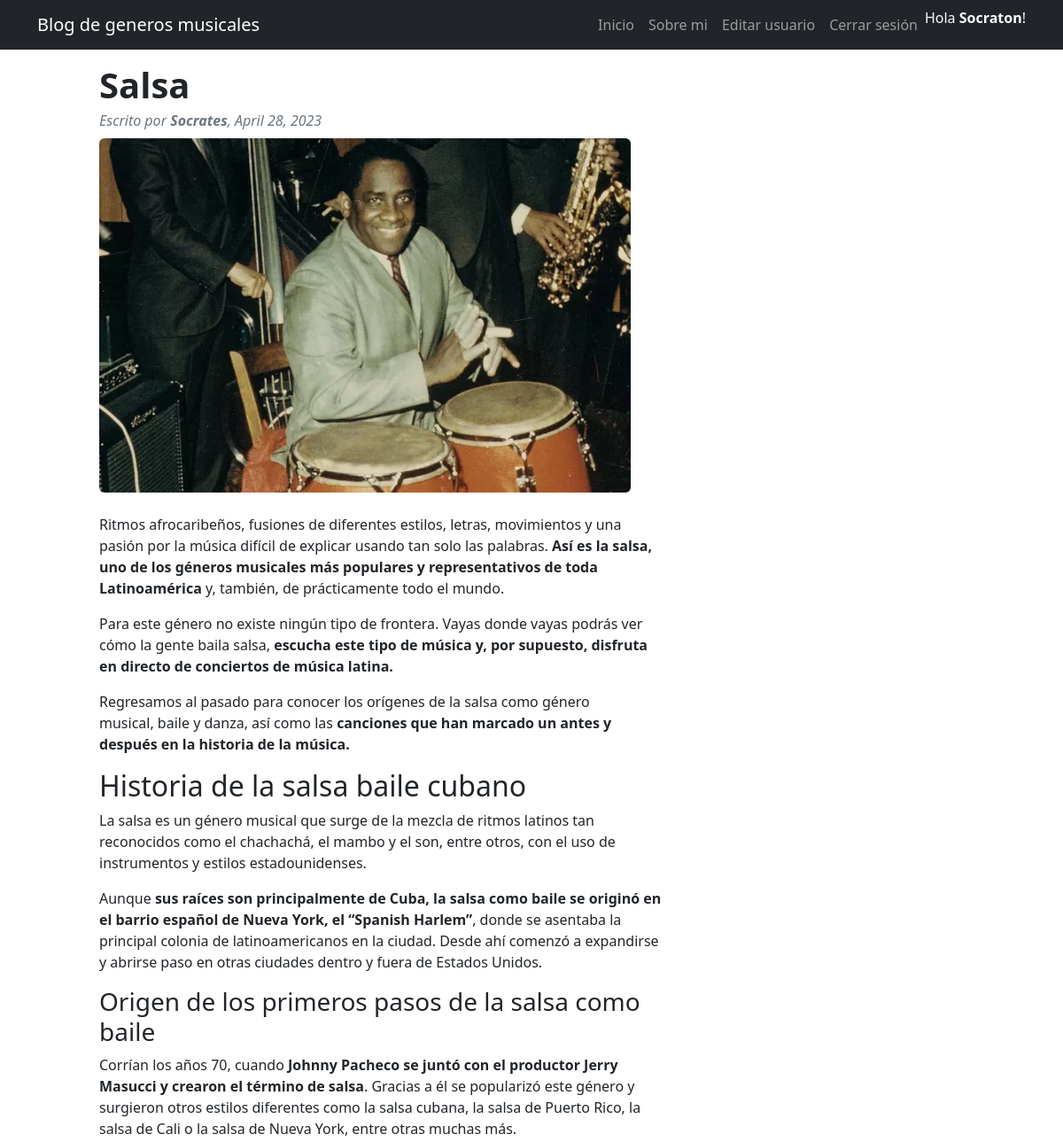
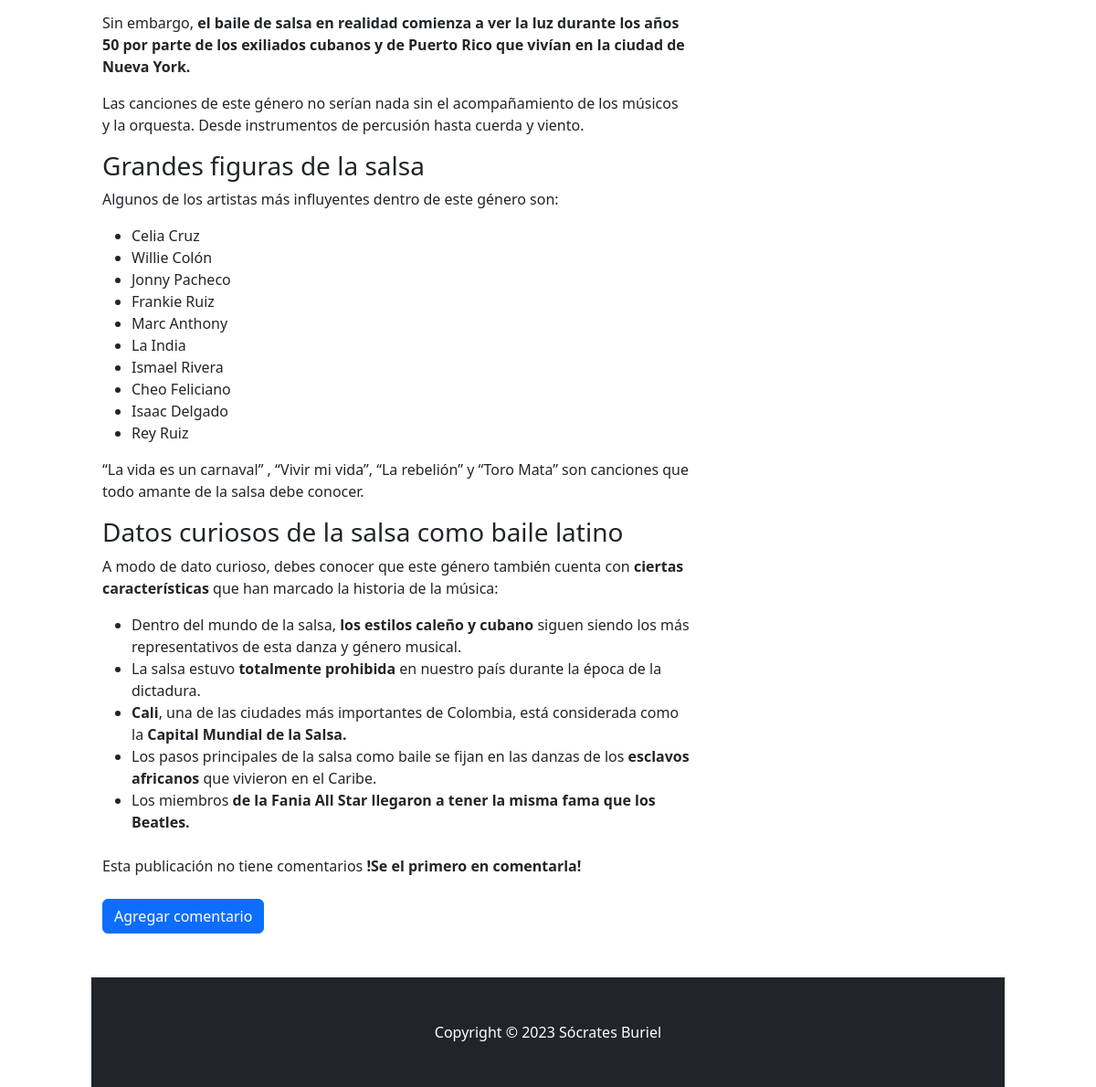
Screenshot of /AppBlog/detalle_post/39/ (signed in) with the database file from the repository (2 pictures, top to bottom).
### AppBlog/models.py (models this page shows, shortened)
class Post(models.Model):
    autor = models.ForeignKey(
        User, on_delete=models.CASCADE, null=True, blank=True)
    genero = models.CharField('Genero', max_length=90, blank=False, null=False)
    descripcion = models.CharField(
        'Descripcion', max_length=100, blank=False, null=False)
    contenido = RichTextField()
    imagen = models.ImageField(
        null=True, blank=True, upload_to="imagen_genero")
    fecha = models.DateField(
        'Fecha de Creación', auto_now=False, auto_now_add=True)
    class Meta:
        ordering = ['autor', '-fecha']
        verbose_name = 'Post'
        verbose_name_plural = 'Posts'

### AppBlog/views.py (the view)
# urls.py: path('detalle_post/<int:pk>/', detalle_genero.as_view(), name='detalle_genero'),
class detalle_genero(LoginRequiredMixin, DetailView):
    model = Post
    context_object_name = 'post'
    template_name = 'AppBlog/detalle_genero.html'

### AppBlog/templates/AppBlog/detalle_genero.html (shortened to what this page needs)
{% extends 'AppBlog/pagina_genero.html' %}
{% load static %}
{% block titulo_principal %}
{{ post.genero }}
{% endblock %}
{% block autor_fecha %}
Escrito por <strong>{{ post.autor }}</strong>, {{ post.fecha }}
{% endblock %}
{% block imagen_principal %}
{{ post.imagen.url }}
{% endblock %}
{% block contenido %}
{{ post.contenido | safe}}
{% endblock %}

### AppBlog/templates/AppBlog/pagina_genero.html (shortened to what this page needs)
<!DOCTYPE html>
<html lang="en">
<head>
    {% load static %}
    <link href="{% static 'AppBlog/css/styles.css' %}" rel="stylesheet" />
</head>
<body>
    <nav class="navbar navbar-expand-sm bg-dark navbar-dark py-2 fixed-top">
        <div class="container">
            <a class="navbar-brand" href="{% url 'inicio' %}">Blog de generos musicales</a>
            <div class="collapse navbar-collapse" id="navbarSupportedContent">
                <ul class="navbar-nav ms-auto mb-2 mb-lg-0">
                    <li class="nav-item"><a class="nav-link" href={% url 'inicio' %}>Inicio</a></li>
                    {% if user.is_authenticated %}
                    <li class="nav-item"><a class="nav-link" href="{% url 'sobre_mi' %}">Sobre mi</a></li>
                    <li class="nav-item"><a class="nav-link" href="{% url 'editar_perfil' %}">Editar usuario</a></li>
                    <li class="nav-item"><a class="nav-link" href="{% url 'logout' %}">Cerrar sesión</a></li>
                    <li class="nav-item">
                        <span class="text-light"> Hola <strong>{{user.username}}</strong>!</span>
                    </li>
                    {% else %}
                    <li class="nav-item"><a class="nav-link" href="{% url 'registro' %}">Registrarse</a></li>
                    <li class="nav-item"><a class="nav-link active" aria-current="page" href="{% url 'login' %}">Iniciar
                            sesion</a></li>
                    {% endif %}
                </ul>
            </div>
        </div>
    </nav>
    <br>
    <div class="container mt-5">
        <div class="row">
            <div class="col-lg-8">
                <article>
                    <header class="mb-4">
                        <h1 class="fw-bolder mb-1">{% block titulo_principal %}Welcome to Blog Post!{% endblock %}</h1>
                        <div class="text-muted fst-italic mb-2">{% block autor_fecha %}Posted on January 1, 2023 by Start Bootstrap{% endblock %}</div>
                    <figure class="mb-4"><img class="img-fluid rounded"
                            src={% block imagen_principal %}"https://dummyimage.com/900x400/ced4da/6c757d.jpg"{% endblock %} alt="..." /></figure>
                    {% block contenido %}{% endblock %}
                </article>
{% if not post.comentarios.all %}
<section class="mb-5">
Esta publicación no tiene comentarios <strong>!Se el primero en comentarla!</strong>
<br>
<br>
{% endif %}
    <div>
        <a class="btn btn-primary" href="{% url 'comentario' post.pk %}">Agregar comentario</a></li>
    </div>
                </div>
            </div>
        </div>
    <footer class="py-5 bg-dark">
    <div class="container"><p class="m-0 text-center text-white">Copyright &copy; 2023 Sócrates Buriel</p></div>
    </footer>
</body>
</html>

### rows the page displays
Post: genero "Salsa", autor "Socrates", fecha "April 28, 2023", imagen (picture), contenido "Ritmos afrocaribeños, fusiones de diferentes estilos, letras, movimientos y una pasión por la música difícil de explicar usando tan solo las palabras. Así es la salsa, uno de los géneros musicales más populares y representativos de toda Latinoamérica y, también, de prácticamente todo el mundo. Para este género no existe ningún tipo de frontera. Vayas donde vayas podrás ver cómo la gente baila salsa, escucha este tipo de música y, por supuesto, disfruta en directo de conciertos de música latina. Regresamos al pasado para conocer los orígenes de la salsa como género musical, baile y danza, así como las canciones que han marcado un antes y después en la historia de la música. Historia de la…"

### other values shown
{{ user.username }} "Socraton"
